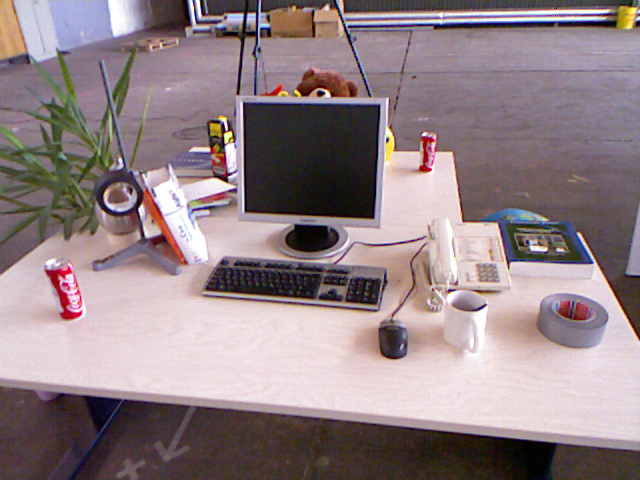
#> input picture resource/rgb0.png, 640 x 480 px
$ python photometric_error.py
#> lines starting #> are read from the running program, lines starting #| are printed output that depends on the picture; long printed decimals are rounded
import numpy as np


class Camera:

    def __init__(self, fx: float, fy: float, cx: float, cy: float, h: int, w: int):
        self.fx = fx
        self.fy = fy
        self.cx = cx
        self.cy = cy
        self.h = h
        self.w = w
        self.K = np.array([[fx, 0.0, cx], [0, fy, cy], [0, 0, 1]])

        self.Kinv = np.array(
            [[1.0 / fx, 0.0, -cx / fx], [0, 1.0 / fy, -cy / fy], [0, 0, 1]]
        )

    def resize(self, s: float):
        return Camera(
            self.fx * s, self.fy * s, self.cx * s, self.cy * s, self.h * s, self.w * s
        )

    def image_coordinates(self):
        uv = np.dstack(np.meshgrid(np.arange(self.w), np.arange(self.h)))
        return np.reshape(uv, (-1, 2))

    def reconstruct(self, uv: np.array, z: np.array):
        uv1 = np.ones((uv.shape[0], 3))
        uv1[:, :2] = uv
        return z.reshape((-1, 1)) * (self.Kinv @ uv1.T).T

    def project(self, pcl):
        uv = (self.K @ pcl.T).T
        uv /= uv[:, 2, None]
        return np.reshape(uv, (-1, 3))[:, :2]

    def select_visible(self, uv: np.array, z: np.array, border=0.01) -> np.array:
        border = max((1, int(border * self.w)))
        return (
            (z > 0)
            & (self.w - border > uv[:, 0])
            & (uv[:, 0] > border)
            & (self.h - border > uv[:, 1])
            & (uv[:, 1] > border)
        )


def compute(cam: Camera, I0: np.ndarray, Z0: np.ndarray, motion: np.ndarray, I1: np.ndarray):

    mask_selected = np.isfinite(Z0.reshape(-1, 1)[:, 0]) & (Z0.reshape(-1, 1)[:, 0] > 0)
    uv0 = cam.image_coordinates()[mask_selected]

    pcl0 = cam.reconstruct(
        uv0,
        Z0.reshape(-1, 1)[mask_selected],
    )

    R = motion[:3, :3]
    t = motion[:3, 3:]
    pcl0t = ((R @ pcl0.T) + t).T

    uv0t = cam.project(pcl0t)
    mask_visible = cam.select_visible(uv0t, pcl0t[:, 2])
    uv0t = uv0t[mask_visible].astype(int)

    i1x = I1[uv0t[:, 1], uv0t[:, 0]].reshape((-1,))

    uv0 = cam.image_coordinates()[mask_selected][mask_visible].astype(int)

    i0x = I0[uv0[:, 1], uv0[:, 0]].reshape((-1,))

    r = (i1x - i0x)

    return r.mean()/255


def main():
    import cv2 as cv
    import os
    from datetime import datetime
    I0 = cv.imread(f'{os.path.dirname(os.path.abspath(__file__))}/../resource/rgb0.png', cv.IMREAD_GRAYSCALE)
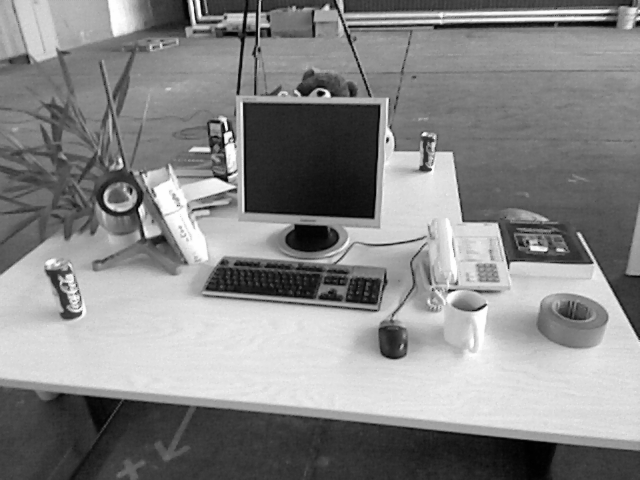
#> I0: shape (480, 640); min 1, max 254, mean 134.7
    Z0 = cv.imread(f'{os.path.dirname(os.path.abspath(__file__))}/../resource/depth0.png', cv.IMREAD_ANYDEPTH).astype(float)/5000.0
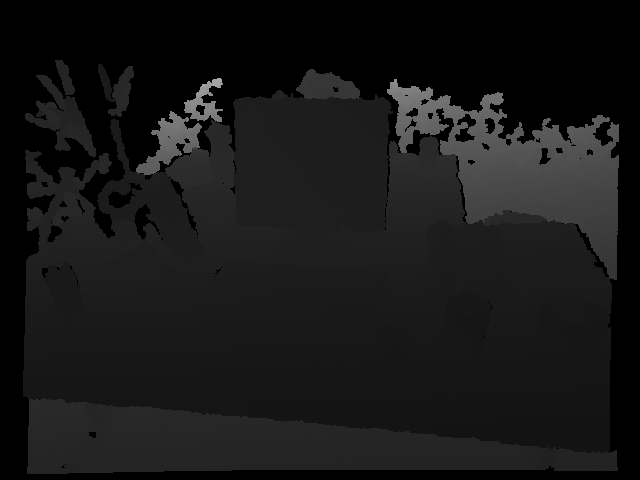
#> input picture resource/depth0.png, 640 x 480 px
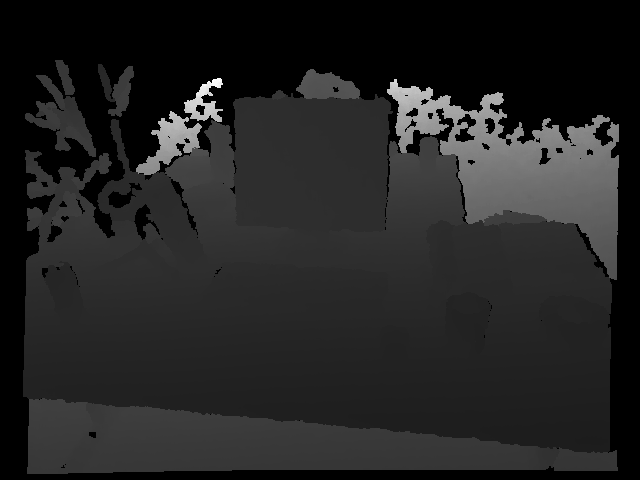
#> Z0: shape (480, 640) float64; min 0, max 8.56, mean 1.19; drawn with min black and max white
    I1 = cv.imread(f'{os.path.dirname(os.path.abspath(__file__))}/../resource/rgb1.png', cv.IMREAD_GRAYSCALE)
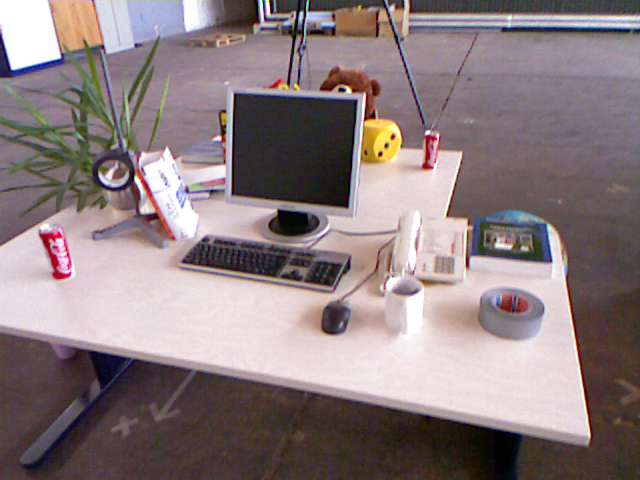
#> input picture resource/rgb1.png, 640 x 480 px
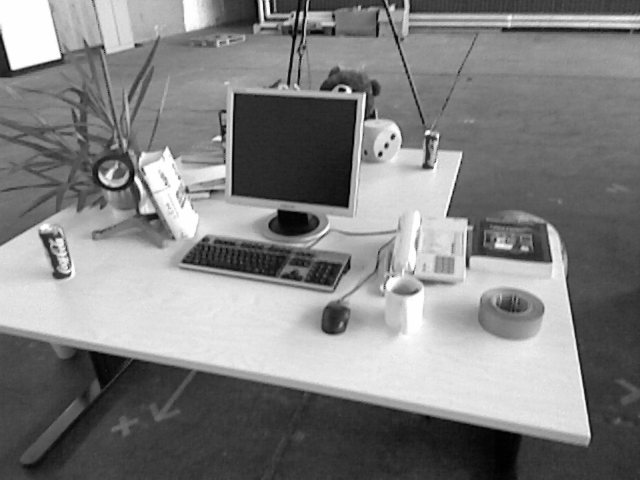
#> I1: shape (480, 640); min 1, max 254, mean 129.2
    cam = Camera(fx=525.0, fy=525.0, cx=319.5, cy=239.5, h=480, w=640)
    motion = np.identity(4)
    N = 100
    dt = np.zeros((N,))
    for i in range(N):
        t0 = datetime.now()
        error = compute(cam, I0=I0, Z0=Z0, motion=motion, I1=I1)
        t1 = datetime.now()
        dt[i] = (t1-t0).microseconds
        print(f'Execution on took {dt[i]/1e6}s error: [{error}]')
#> this loop made 100 passes
#| Execution on took 0.074513s error: [0.4289]
#| Execution on took 0.069764s error: [0.4289]
#| Execution on took 0.065595s error: [0.4289]
#| Execution on took 0.069941s error: [0.4289]
#| Execution on took 0.065275s error: [0.4289]
#| Execution on took 0.065019s error: [0.4289]
#| Execution on took 0.06548s error: [0.4289]
#| Execution on took 0.065939s error: [0.4289]
#> (further printed lines are left out)
#> after the loop, dt = 100 values, max 76061 at index 64, min 44656 at index 61, mean 63444
    print(f'Mean = {dt.mean()/1e6} +- {dt.std()/1e6}')
#| Mean = 0.06344 +- 0.003627

if __name__ == '__main__':
    main()
